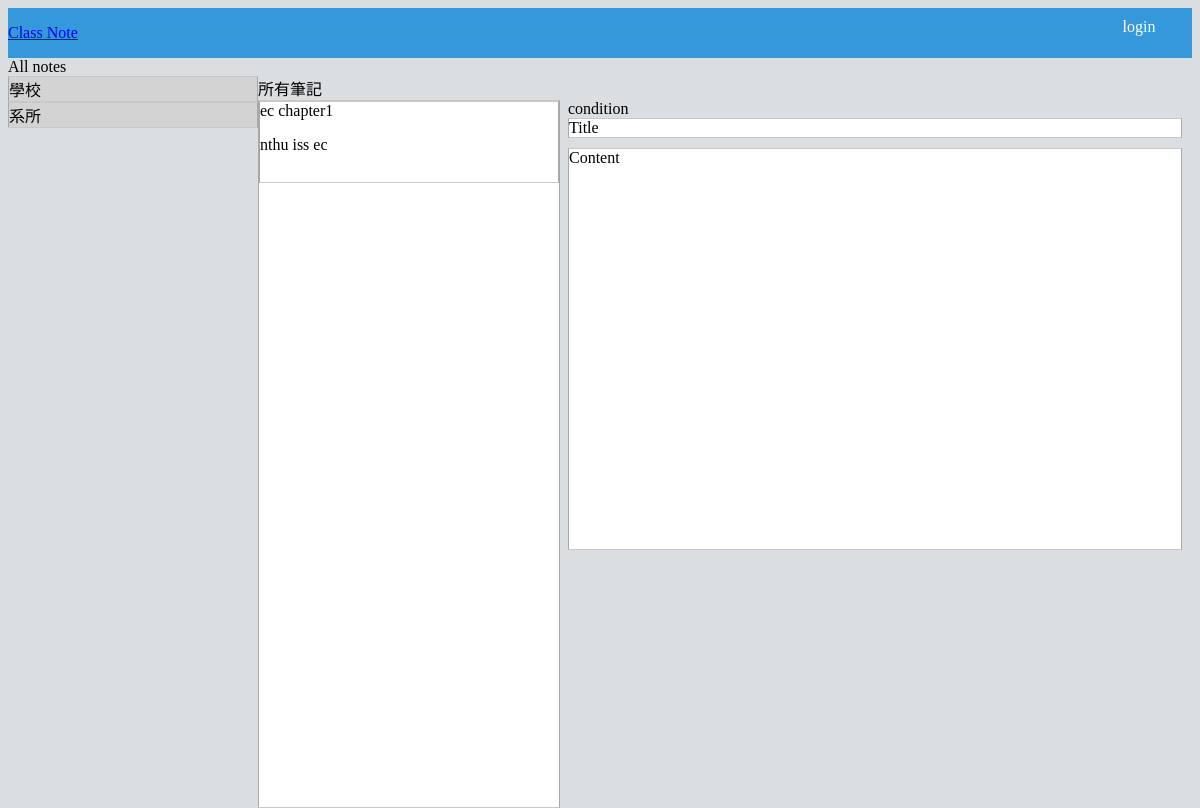
/shownotes/index/, run on an earlier commit of the app's database.
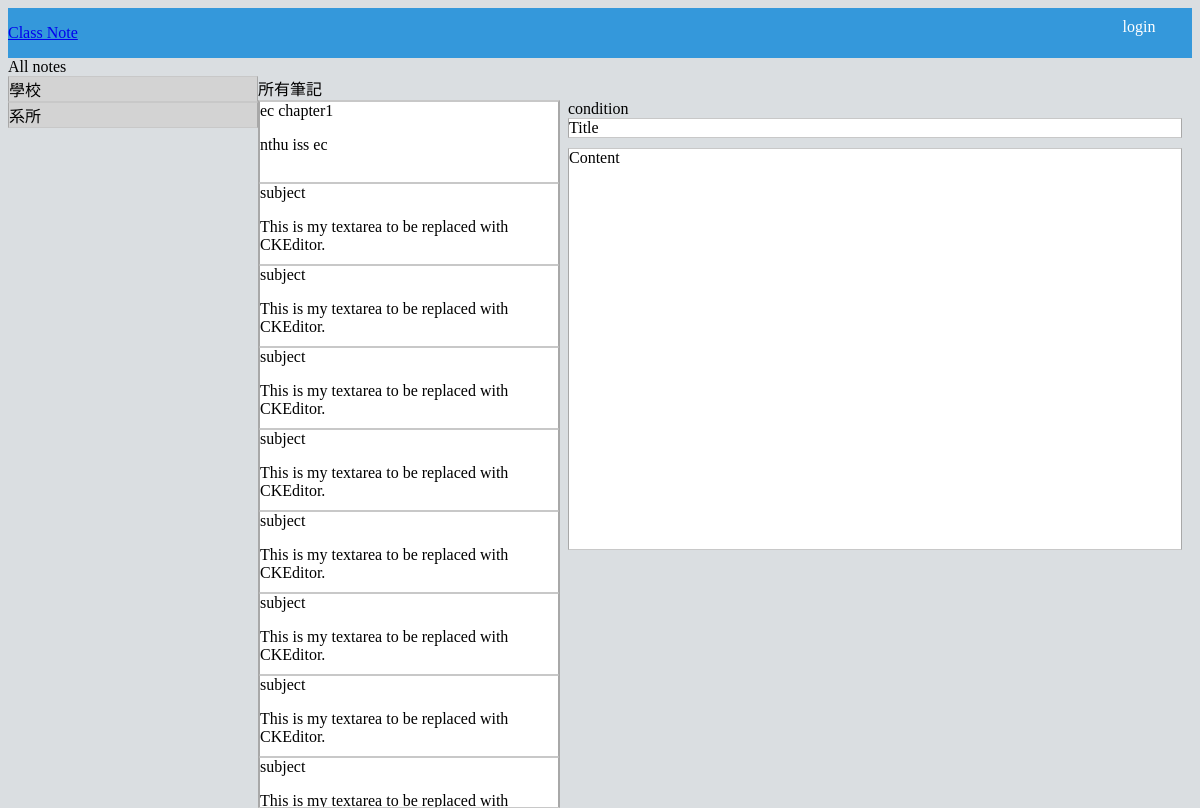
And on a later commit of the database.
### notes/models.py (models this page shows)
class Note(models.Model):
	subject = models.TextField()
	content = models.TextField()
	authors = models.TextField()
	tag = models.TextField(null=True)
	school_name = models.TextField()
	department_name = models.TextField()
	class_name = models.TextField()

### shownotes/views.py (the view)
# urls.py: url(r'^shownotes/index/', include('shownotes.urls')),
def index(request):
	username = None
	note = Note.objects.all()[:10]
	if request.user.is_authenticated():
		username = request.user.username
	else:
		username = None
	context = RequestContext(request, {
        'note': note,
        'username': username,
    })
	return render(request, 'shownotes/index.html', context)

### shownotes/templates/shownotes/index.html (shortened to what this page needs)
<link href="../../static/css/shownotes/index.css" rel="stylesheet" type="text/css">
{% extends "shownotes/base.html" %}
{% block main %}
  <div>
  All notes
  </div>
  <div id="main">
    <div id="category">
      <div id="schoolname-tag" onclick="getSchoolList()" class="menu">學校</div>
      <div id="departmentname-tag" onclick="getDepartmentList()" class="menu">系所</div>
    </div>
    <div id="notelist-div">
      <div>所有筆記</div>
      <div id="notenamelist">
        {% for n in note%}
          <div onclick="getContent('{{n.id}}')">
            {{ n.subject|safe }}</br>
            {{ n.content|safe }}
          </div>
        {% endfor %}
      </div>
    </div>
    <div id="shownote">
      <div id="condition">condition</div>
    	<div id="title">Title</div>
      <div id="content">Content</div>
    </div>
  </div>
{% endblock %}

### shownotes/templates/shownotes/base.html (shortened to what this page needs)
<!doctype html>
<html>
<head>
  <link href="../../static/css/shownotes/index.css" rel="stylesheet" type="text/css">
  <link href="../../static/css/shownotes/top-bar.css" rel="stylesheet" type="text/css">
</head>
<body>
  <div id="top-bar">
    <ul>
      {% if user.is_authenticated %}
        <li><a href="{% url 'auth_logout' %}">Logout</a>
        <li><a href="/editnote/edit">New</a></li>
        <li>{{ user.username }}</li>
      {% else %}
	    <li><a href="/accounts/login">login</a></li>
	    {% endif %}
    </ul>
    <div><a href="/shownotes/index">Class Note</a></div>
  </div>
  {% block main %}{% endblock %}
</body>
</html>

### shownotes/static/css/shownotes/index.css (style rules this page uses)
body { background-color: #dadee1; }
#main { background: transparent; }
#notenamelist { background-color: #FFFFFF; float: left; width: 300px; height: 90%; text-align: left; border-width: thin; border-style: solid; border-color: #C8C8C8 #A8A8A8; overflow-y: auto; }
#notenamelist div { font-family:verdana; background-color: #FFFFFF; height: 80px; text-align: left; overflow: hidden; border-width: thin; border-style: solid; border-color: #C8C8C8 #A8A8A8; }
#shownote { background-color: #dadee1; margin-left: 550px; -webkit-box-sizing: content-box; -moz-box-sizing: content-box; box-sizing: content-box; min-height: 40%; width: auto; }
#category { font-family:verdana; width: 250px; background-color: white; float: left; background: transparent; border-width: medium; height: 90%; }
.menu { margin: 0; padding: 0; border-width: thin; border-style: solid; border-color: #C8C8C8 #A8A8A8; background-color: #D3D3D3; }
#shownote #content { min-height: 400px; background-color: #FFFFFF; margin-top: 10px; margin-left: 10px; margin-right: 10px; border-width: thin; border-style: solid; border-color: #C8C8C8 #A8A8A8; }
#shownote #title { margin-left: 10px; margin-right: 10px; background-color: #FFFFFF; border-width: thin; border-style: solid; border-color: #C8C8C8 #A8A8A8; }
#shownote #condition { font-family:verdana; margin-left: 10px; margin-right: 10px; }

### shownotes/static/css/shownotes/top-bar.css (style rules this page uses)
#top-bar { font-family:verdana; background-color: #3498DB; height: 50px; width: 100%; top: 0; right: 0; float: left; }
#top-bar ul { list-style:none; margin-top: 0px; padding:0px; border-style:none; }
#top-bar li { width: 100px; float: right; text-align: center; margin-right: 3px; margin-top: 10px; height: 30px; }
#top-bar li a { list-style-type:none; font-size: 16px; color:white; text-decoration: none; }

What changed in the data, as far as the page shows it:
added Note: subject "subject", content "This is my textarea to be replaced with CKEditor."
added Note: subject "subject", content "This is my textarea to be replaced with CKEditor."
added Note: subject "subject", content "This is my textarea to be replaced with CKEditor."
added Note: subject "subject", content "This is my textarea to be replaced with CKEditor."
added Note: subject "subject", content "This is my textarea to be replaced with CKEditor."
added Note: subject "subject", content "This is my textarea to be replaced with CKEditor."
added Note: subject "subject", content "This is my textarea to be replaced with CKEditor."
added Note: subject "subject", content "This is my textarea to be replaced with…"
